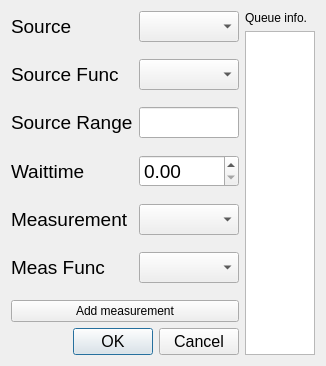
<?xml version="1.0" encoding="UTF-8"?>
<ui version="4.0">
 <class>Queueproperty</class>
 <widget class="QDialog" name="Queueproperty">
  <property name="geometry">
   <rect>
    <x>0</x>
    <y>0</y>
    <width>268</width>
    <height>289</height>
   </rect>
  </property>
  <property name="windowTitle">
   <string>Dialog</string>
  </property>
  <layout class="QHBoxLayout" name="horizontalLayout">
   <item>
    <layout class="QVBoxLayout" name="verticalLayout">
     <item>
      <layout class="QFormLayout" name="formLayout">
       <property name="verticalSpacing">
        <number>17</number>
       </property>
       <item row="0" column="0">
        <widget class="QLabel" name="label_2">
         <property name="font">
          <font>
           <family>Arial</family>
           <pointsize>14</pointsize>
           <weight>50</weight>
           <bold>false</bold>
          </font>
         </property>
         <property name="text">
          <string>Source</string>
         </property>
        </widget>
       </item>
       <item row="0" column="1">
        <widget class="QComboBox" name="SourceName">
         <property name="font">
          <font>
           <family>Arial</family>
           <pointsize>14</pointsize>
           <weight>50</weight>
           <italic>false</italic>
           <bold>false</bold>
          </font>
         </property>
         <property name="styleSheet">
          <string notr="true">font: 14pt &quot;Arial&quot;;</string>
         </property>
        </widget>
       </item>
       <item row="1" column="0">
        <widget class="QLabel" name="label_3">
         <property name="font">
          <font>
           <family>Arial</family>
           <pointsize>14</pointsize>
           <weight>50</weight>
           <bold>false</bold>
          </font>
         </property>
         <property name="text">
          <string>Source Func</string>
         </property>
        </widget>
       </item>
       <item row="1" column="1">
        <widget class="QComboBox" name="SourceFunc">
         <property name="font">
          <font>
           <family>Arial</family>
           <pointsize>14</pointsize>
           <weight>50</weight>
           <italic>false</italic>
           <bold>false</bold>
          </font>
         </property>
         <property name="styleSheet">
          <string notr="true">font: 14pt &quot;Arial&quot;;</string>
         </property>
        </widget>
       </item>
       <item row="2" column="0">
        <widget class="QLabel" name="label_5">
         <property name="font">
          <font>
           <family>Arial</family>
           <pointsize>14</pointsize>
           <weight>50</weight>
           <bold>false</bold>
          </font>
         </property>
         <property name="text">
          <string>Source Range</string>
         </property>
        </widget>
       </item>
       <item row="2" column="1">
        <widget class="QLineEdit" name="SourceRange">
         <property name="font">
          <font>
           <family>Arial</family>
           <pointsize>14</pointsize>
           <weight>50</weight>
           <italic>false</italic>
           <bold>false</bold>
          </font>
         </property>
         <property name="styleSheet">
          <string notr="true">font: 14pt &quot;Arial&quot;;</string>
         </property>
        </widget>
       </item>
       <item row="3" column="0">
        <widget class="QLabel" name="label_6">
         <property name="font">
          <font>
           <family>Arial</family>
           <pointsize>14</pointsize>
           <weight>50</weight>
           <italic>false</italic>
           <bold>false</bold>
          </font>
         </property>
         <property name="styleSheet">
          <string notr="true">font: 14pt &quot;Arial&quot;;</string>
         </property>
         <property name="text">
          <string>Waittime</string>
         </property>
        </widget>
       </item>
       <item row="3" column="1">
        <widget class="QDoubleSpinBox" name="WaitTime">
         <property name="font">
          <font>
           <family>Arial</family>
           <pointsize>14</pointsize>
           <weight>50</weight>
           <italic>false</italic>
           <bold>false</bold>
          </font>
         </property>
         <property name="styleSheet">
          <string notr="true">font: 14pt &quot;Arial&quot;;</string>
         </property>
        </widget>
       </item>
       <item row="4" column="0">
        <widget class="QLabel" name="label">
         <property name="font">
          <font>
           <family>Arial</family>
           <pointsize>14</pointsize>
           <weight>50</weight>
           <bold>false</bold>
          </font>
         </property>
         <property name="text">
          <string>Measurement</string>
         </property>
        </widget>
       </item>
       <item row="4" column="1">
        <widget class="QComboBox" name="MeasInst">
         <property name="font">
          <font>
           <family>Arial</family>
           <pointsize>14</pointsize>
           <weight>50</weight>
           <italic>false</italic>
           <bold>false</bold>
          </font>
         </property>
         <property name="styleSheet">
          <string notr="true">font: 14pt &quot;Arial&quot;;</string>
         </property>
        </widget>
       </item>
       <item row="5" column="0">
        <widget class="QLabel" name="label_4">
         <property name="font">
          <font>
           <family>Arial</family>
           <pointsize>14</pointsize>
           <weight>50</weight>
           <bold>false</bold>
          </font>
         </property>
         <property name="text">
          <string>Meas Func</string>
         </property>
        </widget>
       </item>
       <item row="5" column="1">
        <widget class="QComboBox" name="MeasFunc">
         <property name="font">
          <font>
           <family>Arial</family>
           <pointsize>14</pointsize>
           <weight>50</weight>
           <italic>false</italic>
           <bold>false</bold>
          </font>
         </property>
         <property name="styleSheet">
          <string notr="true">font: 14pt &quot;Arial&quot;;</string>
         </property>
        </widget>
       </item>
       <item row="6" column="0" colspan="2">
        <widget class="QPushButton" name="AddMeas">
         <property name="styleSheet">
          <string notr="true">font: 14pt &quot;Arial&quot;;</string>
         </property>
         <property name="text">
          <string>Add measurement</string>
         </property>
        </widget>
       </item>
      </layout>
     </item>
     <item>
      <widget class="QDialogButtonBox" name="buttonBox">
       <property name="font">
        <font>
         <family>Arial</family>
         <pointsize>12</pointsize>
         <weight>50</weight>
         <italic>false</italic>
         <bold>false</bold>
        </font>
       </property>
       <property name="styleSheet">
        <string notr="true">font: 12pt &quot;Arial&quot;;</string>
       </property>
       <property name="orientation">
        <enum>Qt::Horizontal</enum>
       </property>
       <property name="standardButtons">
        <set>QDialogButtonBox::Cancel|QDialogButtonBox::Ok</set>
       </property>
      </widget>
     </item>
    </layout>
   </item>
   <item>
    <layout class="QVBoxLayout" name="verticalLayout_2">
     <item>
      <widget class="QLabel" name="label_7">
       <property name="styleSheet">
        <string notr="true">font: 14pt &quot;Arial&quot;;</string>
       </property>
       <property name="text">
        <string>Queue info.</string>
       </property>
      </widget>
     </item>
     <item>
      <widget class="QListWidget" name="QueList">
       <property name="font">
        <font>
         <family>Arial</family>
         <pointsize>14</pointsize>
        </font>
       </property>
      </widget>
     </item>
    </layout>
   </item>
  </layout>
 </widget>
 <resources/>
 <connections>
  <connection>
   <sender>buttonBox</sender>
   <signal>accepted()</signal>
   <receiver>Queueproperty</receiver>
   <slot>accept()</slot>
   <hints>
    <hint type="sourcelabel">
     <x>248</x>
     <y>254</y>
    </hint>
    <hint type="destinationlabel">
     <x>157</x>
     <y>274</y>
    </hint>
   </hints>
  </connection>
  <connection>
   <sender>buttonBox</sender>
   <signal>rejected()</signal>
   <receiver>Queueproperty</receiver>
   <slot>reject()</slot>
   <hints>
    <hint type="sourcelabel">
     <x>316</x>
     <y>260</y>
    </hint>
    <hint type="destinationlabel">
     <x>286</x>
     <y>274</y>
    </hint>
   </hints>
  </connection>
 </connections>
</ui>
